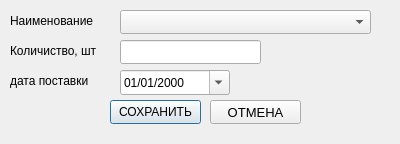
<?xml version="1.0" encoding="UTF-8"?>
<ui version="4.0">
 <class>addpartsToDialog</class>
 <widget class="QDialog" name="addpartsToDialog">
  <property name="geometry">
   <rect>
    <x>0</x>
    <y>0</y>
    <width>400</width>
    <height>144</height>
   </rect>
  </property>
  <property name="windowTitle">
   <string>Dialog</string>
  </property>
  <widget class="QLabel" name="label">
   <property name="geometry">
    <rect>
     <x>10</x>
     <y>10</y>
     <width>101</width>
     <height>21</height>
    </rect>
   </property>
   <property name="text">
    <string>Наименование</string>
   </property>
  </widget>
  <widget class="QComboBox" name="cb_part_name">
   <property name="geometry">
    <rect>
     <x>120</x>
     <y>10</y>
     <width>251</width>
     <height>24</height>
    </rect>
   </property>
  </widget>
  <widget class="QLabel" name="label_2">
   <property name="geometry">
    <rect>
     <x>10</x>
     <y>40</y>
     <width>101</width>
     <height>21</height>
    </rect>
   </property>
   <property name="text">
    <string>Количиство, шт</string>
   </property>
  </widget>
  <widget class="QLineEdit" name="le_qty">
   <property name="geometry">
    <rect>
     <x>120</x>
     <y>40</y>
     <width>141</width>
     <height>24</height>
    </rect>
   </property>
  </widget>
  <widget class="QPushButton" name="pb_save_parts">
   <property name="geometry">
    <rect>
     <x>110</x>
     <y>100</y>
     <width>91</width>
     <height>24</height>
    </rect>
   </property>
   <property name="text">
    <string>СОХРАНИТЬ</string>
   </property>
  </widget>
  <widget class="QPushButton" name="pb_cancel_parts">
   <property name="geometry">
    <rect>
     <x>210</x>
     <y>100</y>
     <width>91</width>
     <height>24</height>
    </rect>
   </property>
   <property name="font">
    <font>
     <pointsize>10</pointsize>
    </font>
   </property>
   <property name="text">
    <string>ОТМЕНА</string>
   </property>
  </widget>
  <widget class="QLabel" name="lb_delivery_date">
   <property name="geometry">
    <rect>
     <x>10</x>
     <y>70</y>
     <width>101</width>
     <height>21</height>
    </rect>
   </property>
   <property name="text">
    <string>дата поставки</string>
   </property>
  </widget>
  <widget class="QDateEdit" name="de_delivery_date">
   <property name="geometry">
    <rect>
     <x>120</x>
     <y>70</y>
     <width>110</width>
     <height>25</height>
    </rect>
   </property>
   <property name="maximumDate">
    <date>
     <year>2100</year>
     <month>12</month>
     <day>31</day>
    </date>
   </property>
   <property name="minimumDate">
    <date>
     <year>1970</year>
     <month>9</month>
     <day>14</day>
    </date>
   </property>
   <property name="displayFormat">
    <string>dd/MM/yyyy</string>
   </property>
   <property name="calendarPopup">
    <bool>true</bool>
   </property>
  </widget>
 </widget>
 <resources/>
 <connections>
  <connection>
   <sender>pb_cancel_parts</sender>
   <signal>released()</signal>
   <receiver>addpartsToDialog</receiver>
   <slot>reject()</slot>
   <hints>
    <hint type="sourcelabel">
     <x>255</x>
     <y>111</y>
    </hint>
    <hint type="destinationlabel">
     <x>199</x>
     <y>71</y>
    </hint>
   </hints>
  </connection>
  <connection>
   <sender>pb_save_parts</sender>
   <signal>released()</signal>
   <receiver>addpartsToDialog</receiver>
   <slot>onSavePartClicked()</slot>
   <hints>
    <hint type="sourcelabel">
     <x>155</x>
     <y>111</y>
    </hint>
    <hint type="destinationlabel">
     <x>199</x>
     <y>71</y>
    </hint>
   </hints>
  </connection>
 </connections>
 <slots>
  <slot>onSavePartClicked()</slot>
 </slots>
</ui>
